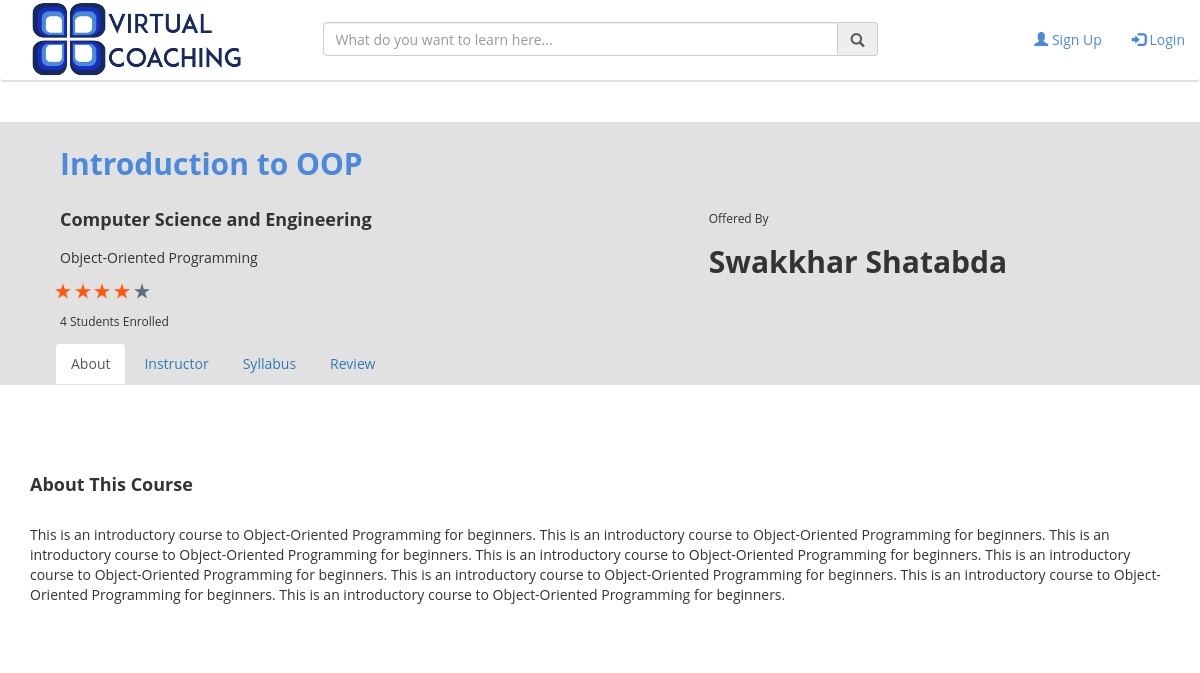
Page /course_details.php?courseid=9 on the committed database.
### tables this page shows
CREATE TABLE `course` (
  `CourseID` int(11) NOT NULL,
  `ChannelID` int(11) DEFAULT NULL,
  `Subject` varchar(100) DEFAULT NULL,
  `Topic` varchar(100) DEFAULT NULL,
  `CourseTitle` varchar(100) DEFAULT NULL,
  `Image` varchar(100) DEFAULT NULL,
  `Date` date DEFAULT NULL,
  `About` text
);

CREATE TABLE `users` (
  `Email` varchar(100) NOT NULL,
  `Name` varchar(100) DEFAULT NULL,
  `Image` varchar(100) DEFAULT 'user.jpg',
  `Password` varchar(100) DEFAULT NULL,
  `DOB` date NOT NULL,
  `Phone` varchar(30) NOT NULL,
  `Address` varchar(255) NOT NULL,
  `Bio` text NOT NULL,
  `Position` varchar(255) NOT NULL,
  `Organization` varchar(255) NOT NULL
);

### course_details.php (the view, shortened to what this page needs)
<?php include "headers/header.php";
if(isset($_GET["courseid"])) {
	$courseid = $_GET["courseid"];
	$qry = "select * from course where CourseID='$courseid'";
	$res = $db_connect->query($qry) or die('bad query');
	$row = $res->fetch_assoc();
	$channelid = $row["ChannelID"];
	$subject = $row["Subject"];
	$topic = $row["Topic"];
	$title = $row["CourseTitle"];
	$about = $row["About"];
	$qry1 = "SELECT avg(review.Rating) from review WHERE review.CourseID='$courseid'";
	$res1 = $db_connect->query($qry1) or die('bad query2');
	$row1 = $res1->fetch_assoc();
	$rating = $row1["avg(review.Rating)"];
	$fullstar = floor($rating+0.5);
	$blankstar = 5 - $fullstar;
	$qry = "select * from users,channel where channel.Email=users.Email && channel.ChannelID='$channelid'";
	$res = $db_connect->query($qry) or die('bad query');
	$row = $res->fetch_assoc();
	$ownername = $row["Name"];
	$qry = "select * from enroll where CourseID='$courseid'";
	$res = $db_connect->query($qry) or die('bad query');
	$totalenrolled = mysqli_num_rows($res);
}
?>
<div class="row"style="background-color:#e1e1e1; margin-right:0px;">
	<div class="col-md-7" style="padding-left:70px;">
		<h2 style="display:inline-block; color:#4a89dc; font-weight:bold; padding:5px;" id="coursetitle"><?php echo $title; ?></h2>
		<h4 style="padding:5px; font-weight:bold;" id="coursesubject"><?php echo $subject; ?></h4>
		<h5 style="padding:5px;" id="coursetopic"><?php echo $topic; ?></h5>
		<?php for($i=0; $i<$fullstar; $i++) { ?>
		<img src="images/starfull.png">
		<?php } ?>
		<?php for($i=0; $i<$blankstar; $i++) { ?>
		<img src="images/starblank.png">
		<?php } ?>
		<h6 style="padding:5px;"><?php echo $totalenrolled; ?> Students Enrolled</h6>
	</div>
	<div class="col-md-5" style="padding-top: 80px;">
		<h6>Offered By</h6>
		<h2 style="font-weight:bold;"><?php echo $ownername; ?></h2>
	</div>
</div>
<ul class="nav nav-tabs" style="padding-left:55px; position:sticky; z-index: +999; top:80px; overflow: hidden; background-color:#e1e1e1;">
	<li id="li-about" class="active" onclick="about()"><a href="#">About</a></li>
	<li id="li-instructor" onclick="instructor()"><a href="#">Instructor</a></li>
	<li id="li-syllabus" onclick="syllabus()"><a href="#">Syllabus</a></li>
	<li id="li-review" onclick="review()"><a href="#">Review</a></li>
</ul>
<div id="aboutpage" class="container"><br><br>
	<div class="row">
		<div class="col-md-12">
			<br><br><h4 style="font-weight:bold;">About This Course</h4><br>
			<div id="courseabout"><?php echo $about; ?></div>
			<br><br>
		</div>
	</div>
</div>
<?php include "headers/footer.php"; ?>

### rows in the picture
course: CourseTitle "Introduction to OOP", Subject "Computer Science and Engineering", Topic "Object-Oriented Programming", About "This is an introductory course to Object-Oriented Programming for beginners. This is an introductory course to Object-Oriented Programming for beginners. This is an introductory course to Object-Oriented Programming for beginners. This is an introductory course to Object-Oriented Programming for beginners. This is an introductory course to Object-Oriented Programming for beginners. This is an introductory course to Object-Oriented Programming for beginners. This is an introductory course to Object-Oriented Programming for beginners. This is an introductory course to Object-Oriented Programming for beginners."
users: Name "Swakkhar Shatabda"

### other values in the picture
$totalenrolled "4"
